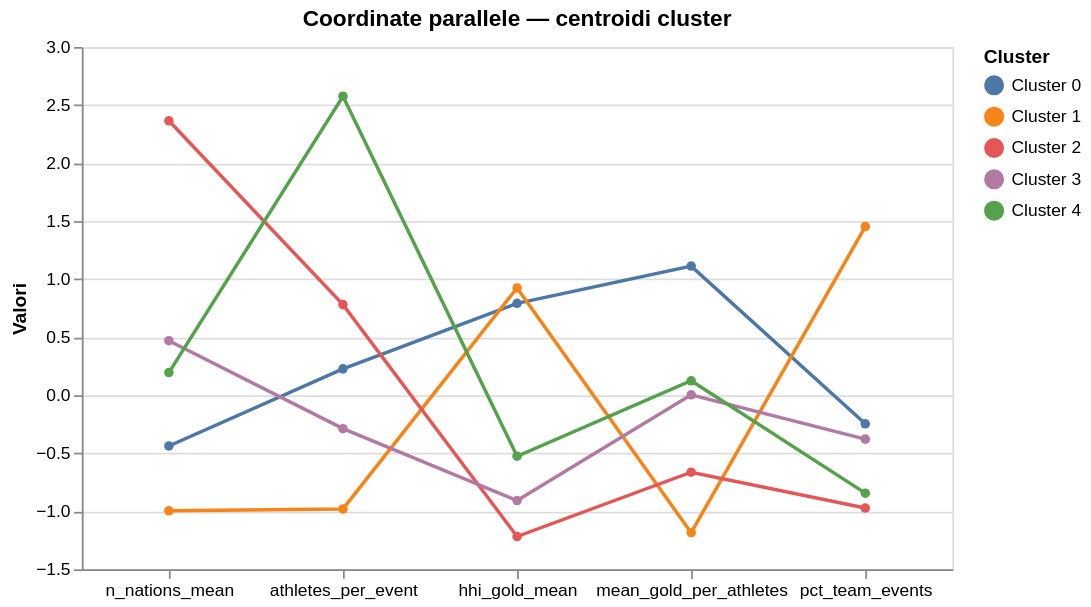

Notebook cell for this chart:
### Code cell
# Visualizzo i centroidi dei cluster tramite coordinate parallele
centroids = pd.DataFrame(
    n_clust_k5.cluster_centers_,
    columns=feat_for_clust
)
centroids['cluster'] = [f'Cluster {i}' for i in range(len(centroids))]

centroids_long = centroids.melt(
    id_vars='cluster',
    value_vars=feat_for_clust,
    var_name='feature',
    value_name='valore'
)

alt.Chart(centroids_long).mark_line(point=True).encode(
    x=alt.X('feature:N', sort=feat_for_clust, title=None, axis=alt.Axis(labelAngle=0)),
    y=alt.Y('valore:Q', title='Valori'),
    color=alt.Color('cluster:N', title='Cluster', scale=color_scale),
    tooltip=['cluster', 'feature', 'valore']
).properties(
    width=500,
    height=300,
    title='Coordinate parallele — centroidi cluster'
).interactive()

### Figure 1 — Vega-Lite specification as saved in the notebook (floating-point values rounded to 4 significant figures)
{"config": {"view": {"continuousWidth": 300, "continuousHeight": 300}}, "data": {"name": "data-20c651d2f2d36dc561331ba1a1294d31"}, "mark": {"type": "line", "point": true}, "encoding": {"color": {"field": "cluster", "scale": {"domain": ["Cluster 0", "Cluster 1", "Cluster 2", "Cluster 3", "Cluster 4"], "range": ["#4c78a8", "#f58518", "#e45756", "#b279a2", "#54a24b"]}, "title": "Cluster", "type": "nominal"}, "tooltip": [{"field": "cluster", "type": "nominal"}, {"field": "feature", "type": "nominal"}, {"field": "valore", "type": "quantitative"}], "x": {"axis": {"labelAngle": 0}, "field": "feature", "sort": ["n_nations_mean", "athletes_per_event", "hhi_gold_mean", "mean_gold_per_athletes", "pct_team_events"], "title": null, "type": "nominal"}, "y": {"field": "valore", "title": "Valori", "type": "quantitative"}}, "height": 300, "params": [{"name": "param_34", "select": {"type": "interval", "encodings": ["x", "y"]}, "bind": "scales"}], "title": "Coordinate parallele — centroidi cluster", "width": 500, "$schema": "https://vega.github.io/schema/vega-lite/v5.20.1.json", "datasets": {"data-20c651d2f2d36dc561331ba1a1294d31": [{"cluster": "Cluster 0", "feature": "n_nations_mean", "valore": -0.4375}, {"cluster": "Cluster 1", "feature": "n_nations_mean", "valore": -0.9962}, {"cluster": "Cluster 2", "feature": "n_nations_mean", "valore": 2.364}, {"cluster": "Cluster 3", "feature": "n_nations_mean", "valore": 0.4693}, {"cluster": "Cluster 4", "feature": "n_nations_mean", "valore": 0.1951}, {"cluster": "Cluster 0", "feature": "athletes_per_event", "valore": 0.2268}, {"cluster": "Cluster 1", "feature": "athletes_per_event", "valore": -0.9796}, {"cluster": "Cluster 2", "feature": "athletes_per_event", "valore": 0.7805}, {"cluster": "Cluster 3", "feature": "athletes_per_event", "valore": -0.2883}, {"cluster": "Cluster 4", "feature": "athletes_per_event", "valore": 2.576}, {"cluster": "Cluster 0", "feature": "hhi_gold_mean", "valore": 0.7917}, {"cluster": "Cluster 1", "feature": "hhi_gold_mean", "valore": 0.9239}, {"cluster": "Cluster 2", "feature": "hhi_gold_mean", "valore": -1.218}, {"cluster": "Cluster 3", "feature": "hhi_gold_mean", "valore": -0.9072}, {"cluster": "Cluster 4", "feature": "hhi_gold_mean", "valore": -0.5257}, {"cluster": "Cluster 0", "feature": "mean_gold_per_athletes", "valore": 1.112}, {"cluster": "Cluster 1", "feature": "mean_gold_per_athletes", "valore": -1.185}, {"cluster": "Cluster 2", "feature": "mean_gold_per_athletes", "valore": -0.6632}, {"cluster": "Cluster 3", "feature": "mean_gold_per_athletes", "valore": 0.003348}, {"cluster": "Cluster 4", "feature": "mean_gold_per_athletes", "valore": 0.1245}, {"cluster": "Cluster 0", "feature": "pct_team_events", "valore": -0.2465}, {"cluster": "Cluster 1", "feature": "pct_team_events", "valore": 1.453}, {"cluster": "Cluster 2", "feature": "pct_team_events", "valore": -0.9723}, {"cluster": "Cluster 3", "feature": "pct_team_events", "valore": -0.3785}, {"cluster": "Cluster 4", "feature": "pct_team_events", "valore": -0.8438}]}}
